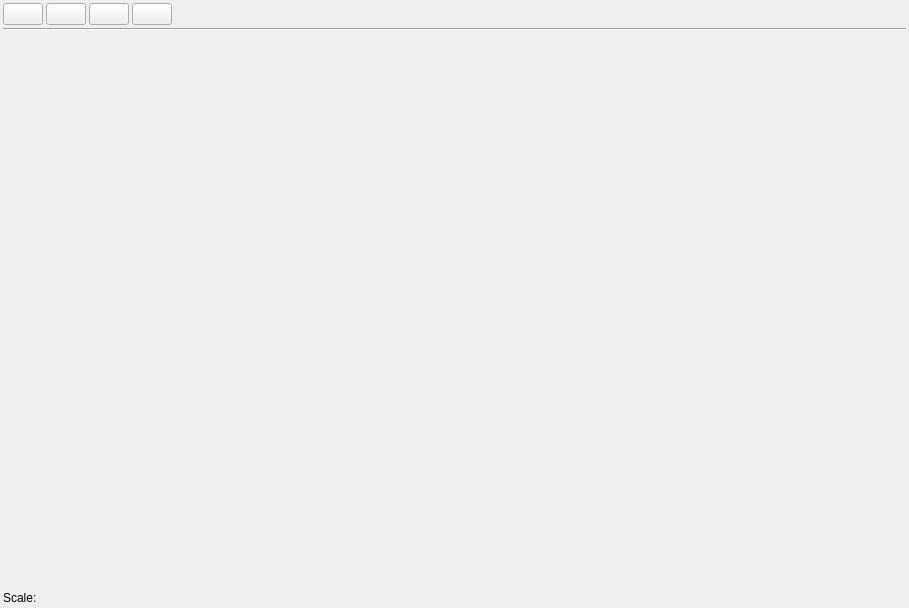
<?xml version="1.0" encoding="UTF-8"?>
<ui version="4.0">
 <class>ShaderGraphEditorWidget</class>
 <widget class="QWidget" name="ShaderGraphEditorWidget">
  <property name="geometry">
   <rect>
    <x>0</x>
    <y>0</y>
    <width>909</width>
    <height>608</height>
   </rect>
  </property>
  <property name="windowTitle">
   <string>Form</string>
  </property>
  <layout class="QGridLayout" name="gridLayout">
   <property name="leftMargin">
    <number>3</number>
   </property>
   <property name="topMargin">
    <number>3</number>
   </property>
   <property name="rightMargin">
    <number>3</number>
   </property>
   <property name="bottomMargin">
    <number>3</number>
   </property>
   <property name="spacing">
    <number>3</number>
   </property>
   <item row="0" column="0">
    <layout class="QHBoxLayout" name="horizontalLayout">
     <property name="spacing">
      <number>3</number>
     </property>
     <item>
      <widget class="QPushButton" name="pbApply">
       <property name="enabled">
        <bool>true</bool>
       </property>
       <property name="text">
        <string/>
       </property>
       <property name="icon">
        <iconset resource="../resources.qrc">
         <normaloff>:/icons/resources/apply32.png</normaloff>:/icons/resources/apply32.png</iconset>
       </property>
       <property name="iconSize">
        <size>
         <width>32</width>
         <height>32</height>
        </size>
       </property>
       <property name="flat">
        <bool>false</bool>
       </property>
      </widget>
     </item>
     <item>
      <widget class="QPushButton" name="pbSave">
       <property name="text">
        <string/>
       </property>
       <property name="icon">
        <iconset resource="../resources.qrc">
         <normaloff>:/icons/resources/save32.png</normaloff>:/icons/resources/save32.png</iconset>
       </property>
       <property name="iconSize">
        <size>
         <width>32</width>
         <height>32</height>
        </size>
       </property>
       <property name="flat">
        <bool>false</bool>
       </property>
      </widget>
     </item>
     <item>
      <widget class="QPushButton" name="pbReset">
       <property name="text">
        <string/>
       </property>
       <property name="icon">
        <iconset resource="../resources.qrc">
         <normaloff>:/icons/resources/revert32.png</normaloff>:/icons/resources/revert32.png</iconset>
       </property>
       <property name="iconSize">
        <size>
         <width>32</width>
         <height>32</height>
        </size>
       </property>
       <property name="flat">
        <bool>false</bool>
       </property>
      </widget>
     </item>
     <item>
      <widget class="QPushButton" name="pbScreenshot">
       <property name="sizePolicy">
        <sizepolicy hsizetype="Minimum" vsizetype="Fixed">
         <horstretch>0</horstretch>
         <verstretch>0</verstretch>
        </sizepolicy>
       </property>
       <property name="text">
        <string/>
       </property>
       <property name="icon">
        <iconset resource="../resources.qrc">
         <normaloff>:/icons/resources/screenshot32.png</normaloff>:/icons/resources/screenshot32.png</iconset>
       </property>
       <property name="iconSize">
        <size>
         <width>32</width>
         <height>32</height>
        </size>
       </property>
      </widget>
     </item>
     <item>
      <spacer name="horizontalSpacer">
       <property name="orientation">
        <enum>Qt::Horizontal</enum>
       </property>
       <property name="sizeHint" stdset="0">
        <size>
         <width>40</width>
         <height>20</height>
        </size>
       </property>
      </spacer>
     </item>
    </layout>
   </item>
   <item row="2" column="0">
    <widget class="NodeGraphWidget" name="nodeGraph" native="true">
     <property name="sizePolicy">
      <sizepolicy hsizetype="Preferred" vsizetype="MinimumExpanding">
       <horstretch>0</horstretch>
       <verstretch>0</verstretch>
      </sizepolicy>
     </property>
     <property name="acceptDrops">
      <bool>true</bool>
     </property>
    </widget>
   </item>
   <item row="1" column="0">
    <widget class="Line" name="line">
     <property name="orientation">
      <enum>Qt::Horizontal</enum>
     </property>
    </widget>
   </item>
   <item row="3" column="0">
    <widget class="QLabel" name="lblScale">
     <property name="text">
      <string>Scale:</string>
     </property>
    </widget>
   </item>
  </layout>
 </widget>
 <customwidgets>
  <customwidget>
   <class>NodeGraphWidget</class>
   <extends>QWidget</extends>
   <header location="global">editor/nodegraph/nodegraphwidget.hh</header>
   <container>1</container>
  </customwidget>
 </customwidgets>
 <resources>
  <include location="../resources.qrc"/>
 </resources>
 <connections/>
</ui>
